Frame 1 (no input): blank canvas, image omitted
Frame 60 (no input): blank canvas, image omitted
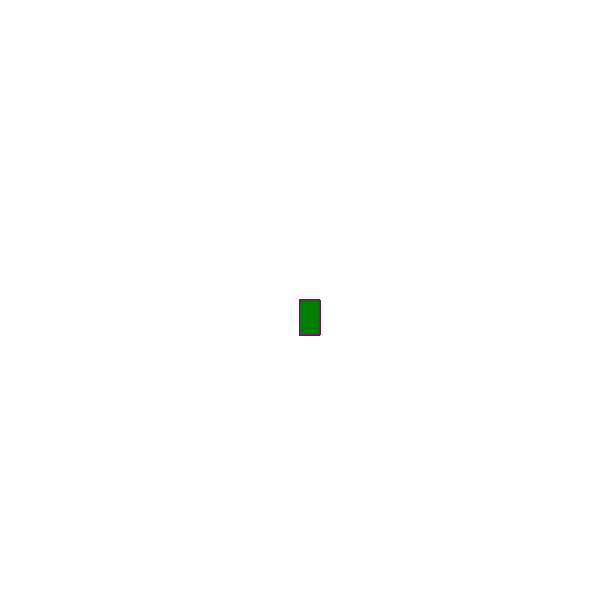
Frame 120 (the mouse pressed at the canvas centre since frame 60)

The p5.js sketch whose frames 1 and 60 were blank and that drew this single picture after the mouse press (run headless with seeded random() and noise() and a simulated clock; from frame 60 on, the mouse is pressed at the canvas centre):

// p5.js sketch
// ── sketch.js
function setup() {
    createCanvas(600, 600);
     background("white");
  }
  
  
  function draw() {
    
    stroke ("purple");
    fill ("green");
   
    
    // console.log(mouseIsPressed);
    
    if (mouseIsPressed){
      rect(mouseX, mouseY, 20, 35);
    }
  }
  
